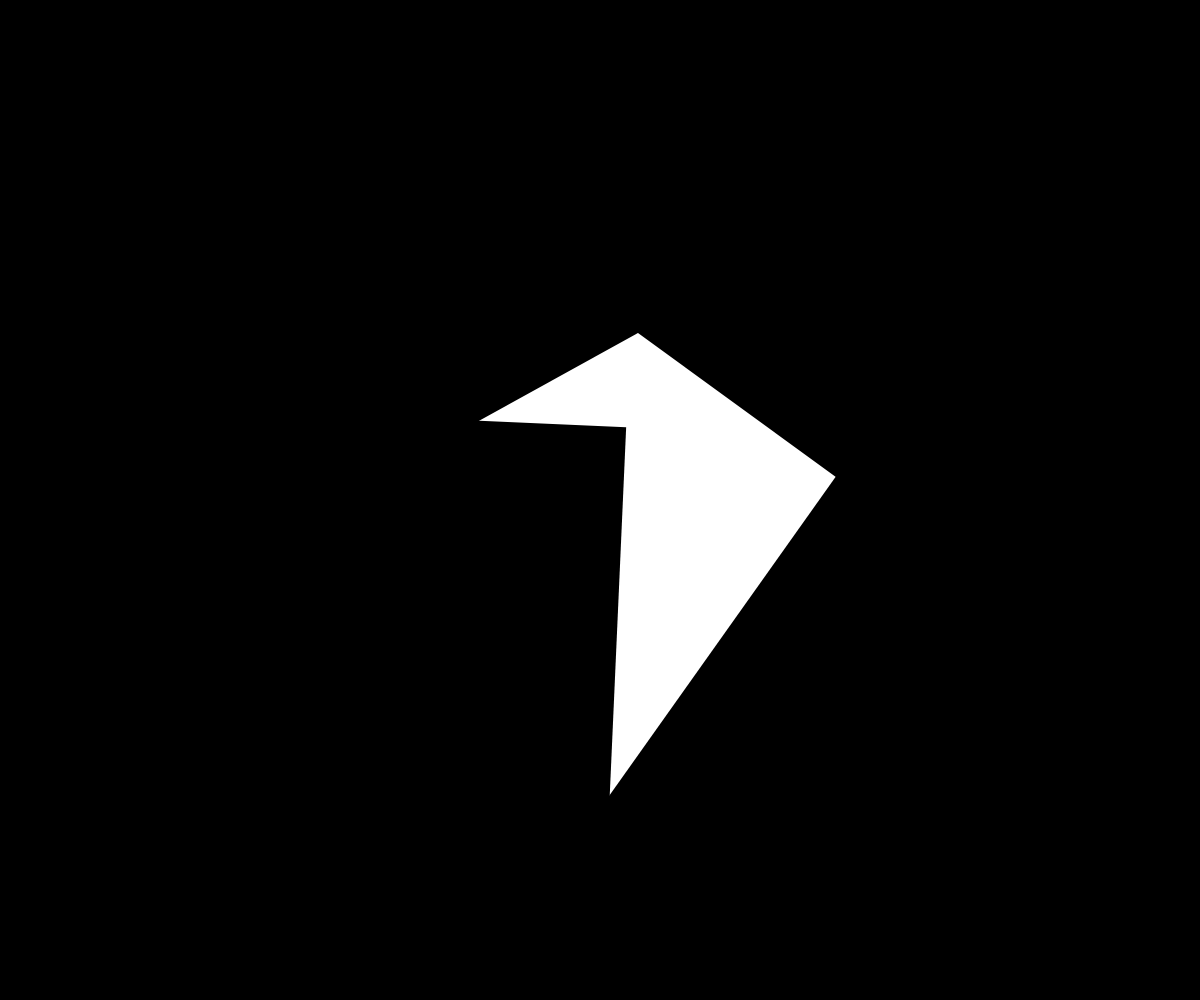
Frame 1 (no input)
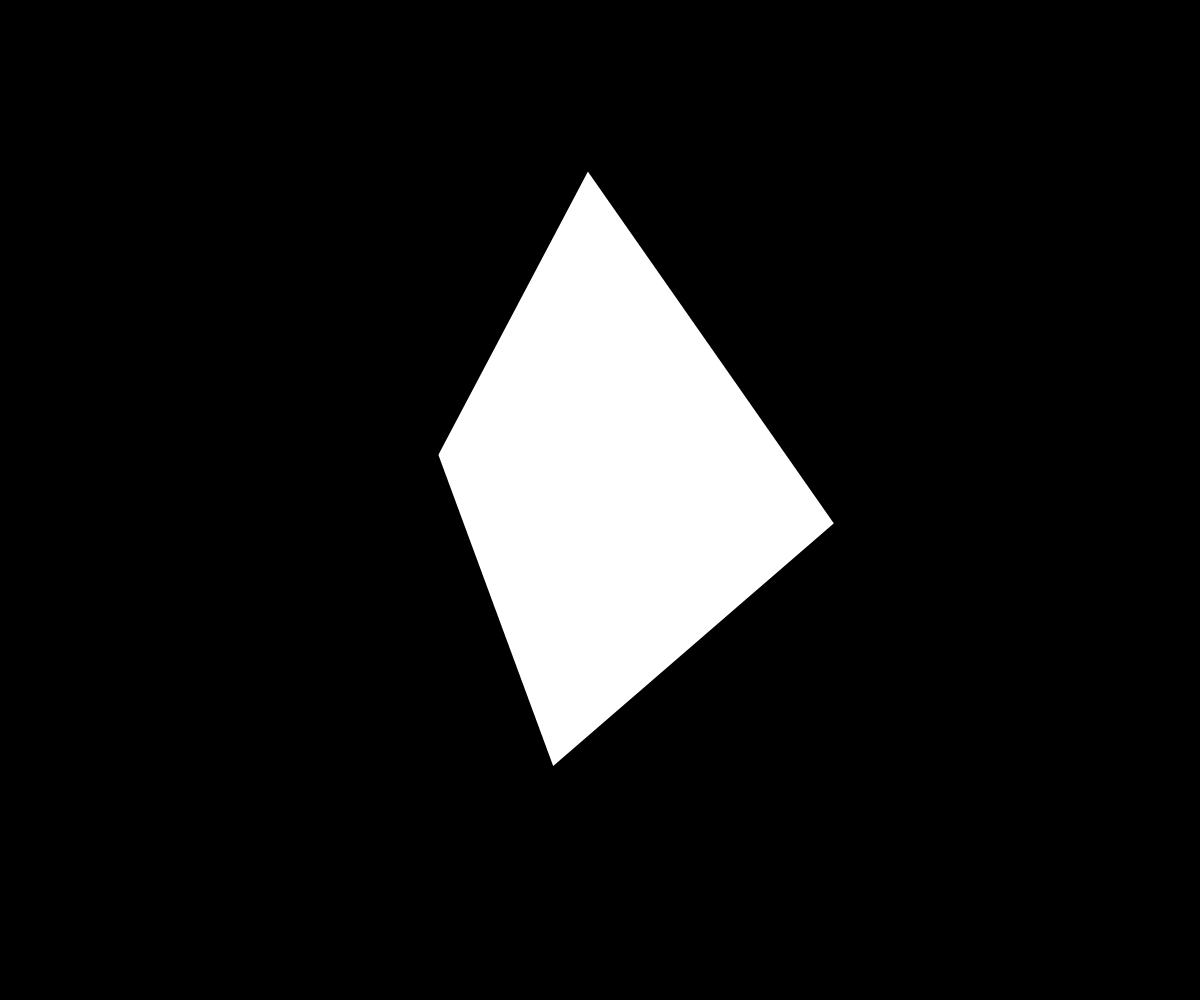
Frame 60 (no input)
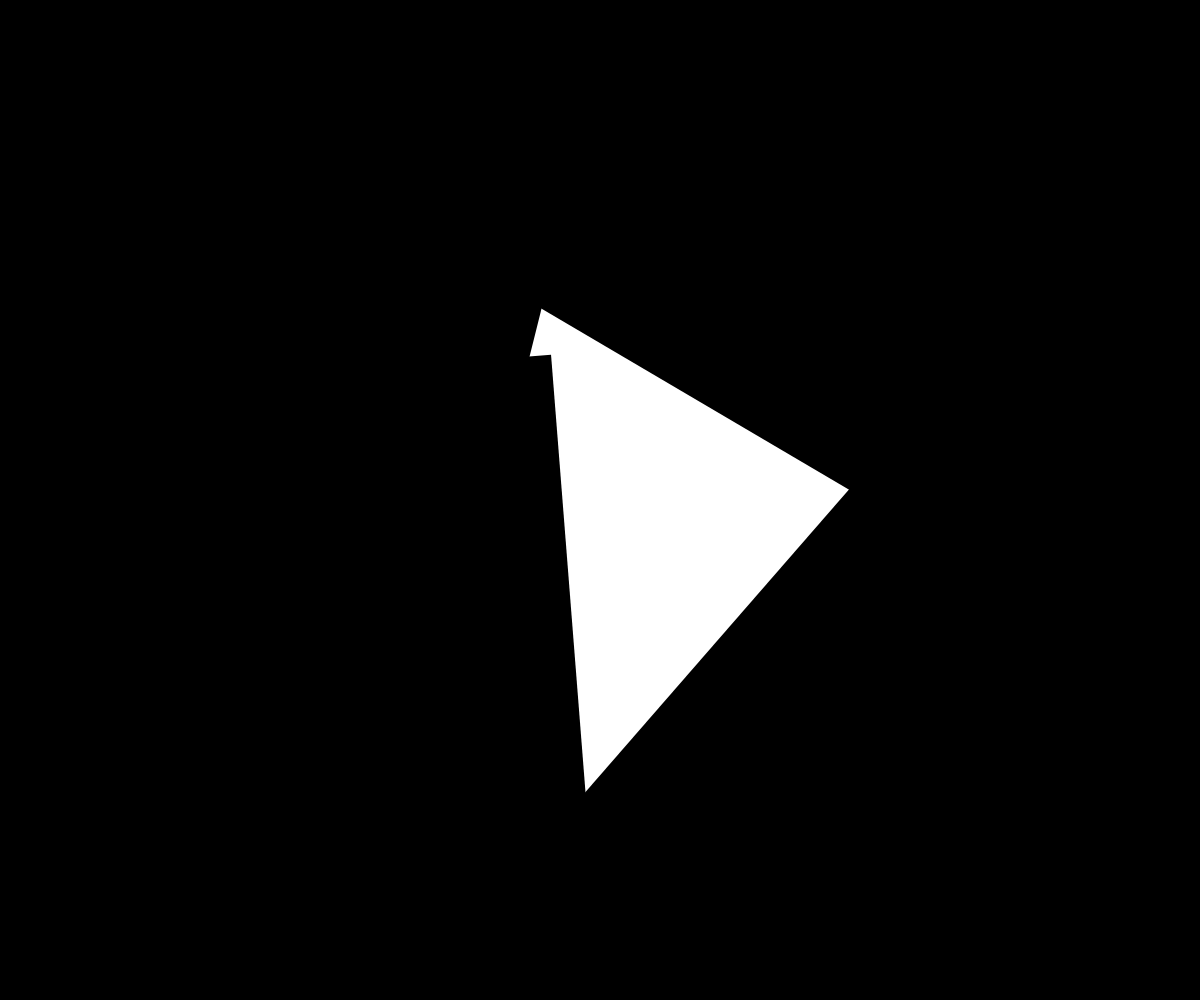
Frame 120 (the mouse pressed at the canvas centre since frame 60)

The p5.js sketch that drew these frames (run headless with seeded random() and noise() and a simulated clock; from frame 60 on, the mouse is pressed at the canvas centre):

// p5.js sketch
// ── sketch.js
let squareSize;
let time = 0;
const timeScale = .005;
function setup() {
  createCanvas(innerWidth, innerHeight);
  background(255);
  rectMode(CENTER);
  fill(0);
  noStroke();
  squareSize = max(width,height);
}

function draw() {
  background(255);
  for(const x of [0,width]) {
    for(const y of [0,height]) {
      push();
      translate(x,y);
      rotate(noise(x,y,time)*TWO_PI);
      square(0,0,squareSize);
      pop();
    }
  }
  time += timeScale;
}
